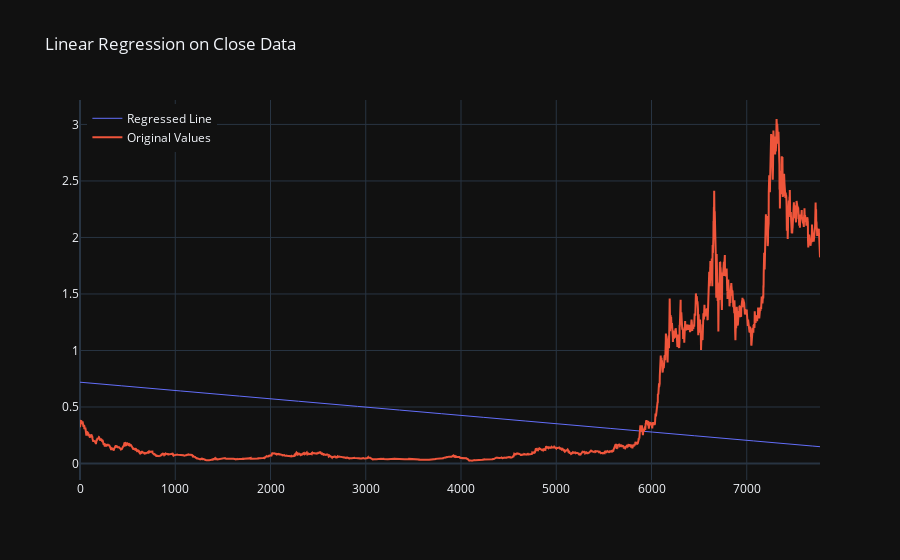

This figure's notebook cell:
### Code cell
drawRegressionPlot(np.arange(0, rows), close, title="Linear Regression on Close Data")

### Figure 1 — Plotly figure (JSON) as saved in the notebook; plotly's stock layout.template omitted (floating-point values rounded to 4 significant figures; data arrays with more than 128 entries replaced by an {"elided": "..."} marker saying what was removed)
{"data": [{"line": {"width": 1}, "mode": "lines", "name": "Regressed Line", "type": "scatter", "x": {"elided": "7770 int values"}, "y": {"elided": "7770 float values"}}, {"name": "Original Values", "type": "scatter", "x": {"elided": "7770 int values"}, "y": {"elided": "7770 float values"}}], "layout": {"legend": {"x": 0.01, "xanchor": "left", "y": 0.99, "yanchor": "top"}, "title": {"text": "Linear Regression on Close Data"}}}
